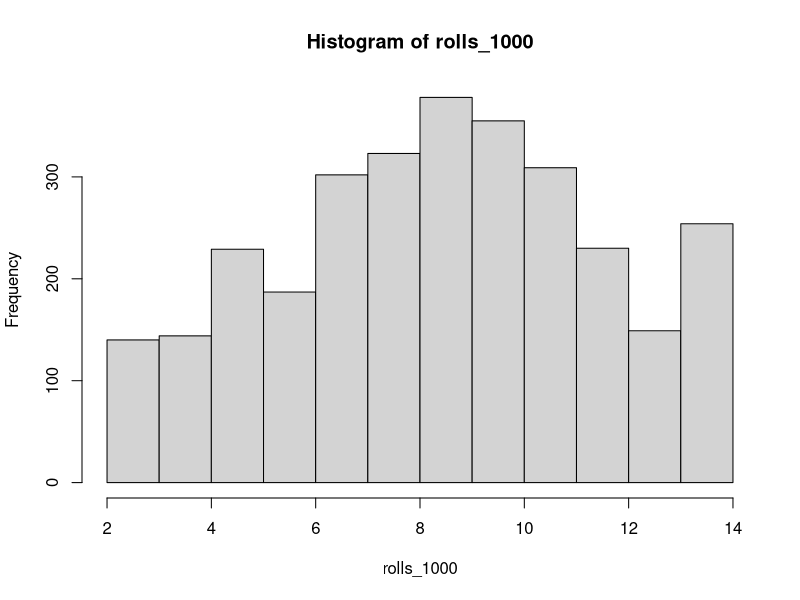

Reproduce this figure in R.
#Kayla Bracall
#9/10/20
#Homework 1

#Question 1
a <-  (4^2 +9)/(13*2)
a
# 0.9615385

b <- (18+sqrt(4 + 9^3)-9)/(9^(1/3))
b
# 17.34256

c <- ((5/4)+37-8^3)/(sqrt(5)/(37+9))
c
# -9745.902

#Question 2
die_1 <- c(1:4, 6, 6)
die_2 <- 1:8
roll_dice_function <- function(){
  sample(die_1, 1) + sample(die_2, 1, prob = c(1/12, 1/12, 1/12, 1/12, 1/12, 1/12, 2/12, 4/12))
}

roll_dice_function()


#Question 3

#rolls <- replicate(3, roll_dice_function())
#roll dice three times 

roll_dice_3_times <- function(){
  sample(die_1, 3) + sample(die_2, 3, prob = c(1/12, 1/12, 1/12, 1/12, 1/12, 1/12, 2/12, 4/12))
}
roll_dice_3_times()

rolls_1000 <- replicate(1000, roll_dice_3_times())
#roll dice 1000 times 

probability_guess <- sum(rolls_1000 >= 13)
probability_guess # number of total rolls greater than 13 (?)

prob = probability_guess / 1000 * 100

prob

hist(rolls_1000)

# To my understanding, the function provided in Slack of sum(roll_function >= 13)
# sums up the total number of rolls that have a sum of 13 or greater 
# if we divide this by 1000, the number of rolls replicated, we get a probability 
# of somewhere between 16% and 17%. However, that calculates the probability 
# of rolling the sum of 13 or more in general. It does not take into account
# the first three rolls. Furthermore, the histogram of the function that replicates
# 1ooo rolls suggests this might be higher
# 